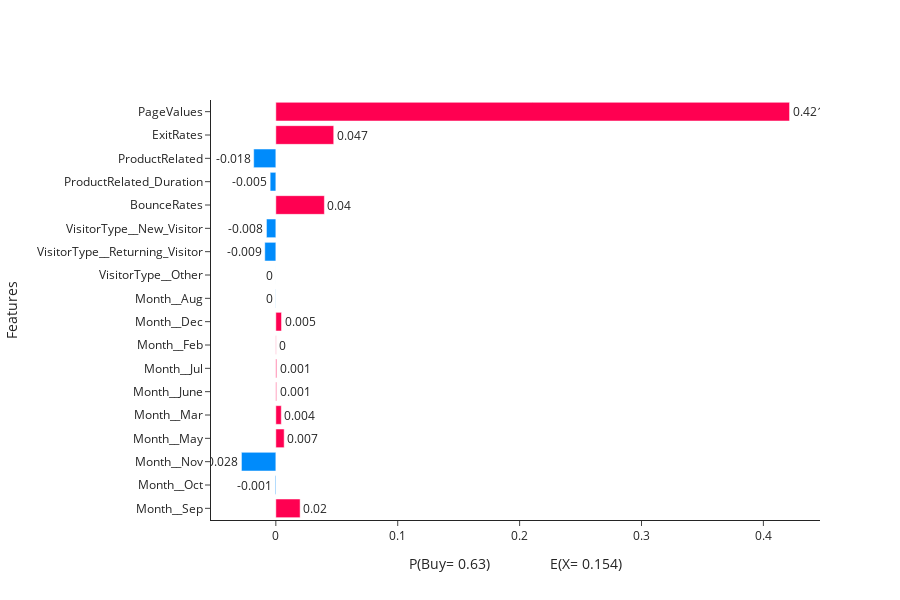

This figure's notebook cell:
### Code cell
predict_purchase_intension(
    36.316432,
    0.006015,
    34.000000,
    422.523077,
    0,
    "VisitorType__Returning_Visitor",
    "Month__Sep",
)

### Figure 1 — Plotly figure (JSON) as saved in the notebook; plotly's stock layout.template omitted (floating-point values rounded to 4 significant figures)
{"data": [{"marker": {"color": ["#ff0051", "#ff0051", "#008bfb", "#008bfb", "#ff0051", "#008bfb", "#008bfb", "#008bfb", "#008bfb", "#ff0051", "#ff0051", "#ff0051", "#ff0051", "#ff0051", "#ff0051", "#008bfb", "#008bfb", "#ff0051"]}, "orientation": "h", "text": [0.421, 0.047, -0.018, -0.005, 0.04, -0.008, -0.009, 0, 0, 0.005, 0, 0.001, 0.001, 0.004, 0.007, -0.028, -0.001, 0.02], "textposition": "outside", "type": "bar", "x": [0.4215, 0.04748, -0.01818, -0.004662, 0.03983, -0.007704, -0.009072, -1.29e-05, -0.0001591, 0.004651, 0.0002338, 0.0006922, 0.0005906, 0.00448, 0.006835, -0.02821, -0.0005402, 0.01992], "y": ["PageValues", "ExitRates", "ProductRelated", "ProductRelated_Duration", "BounceRates", "VisitorType__New_Visitor", "VisitorType__Returning_Visitor", "VisitorType__Other", "Month__Aug", "Month__Dec", "Month__Feb", "Month__Jul", "Month__June", "Month__Mar", "Month__May", "Month__Nov", "Month__Oct", "Month__Sep"]}], "layout": {"height": 600, "xaxis": {"title": {"text": "P(Buy= 0.63)  \n            E(X= 0.154)"}}, "yaxis": {"autorange": "reversed", "title": {"text": "Features"}}}}
